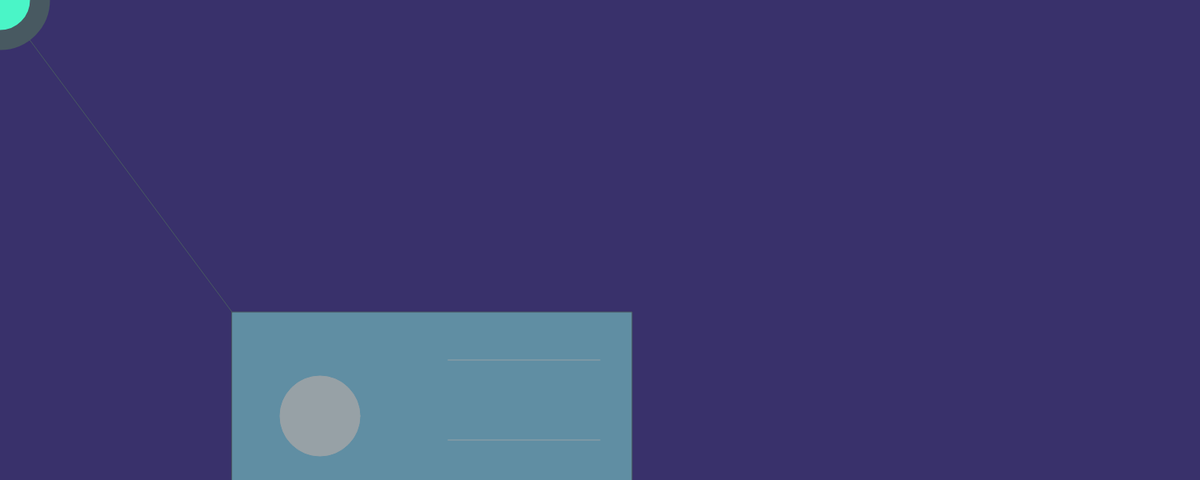
Frame 1 (no input)
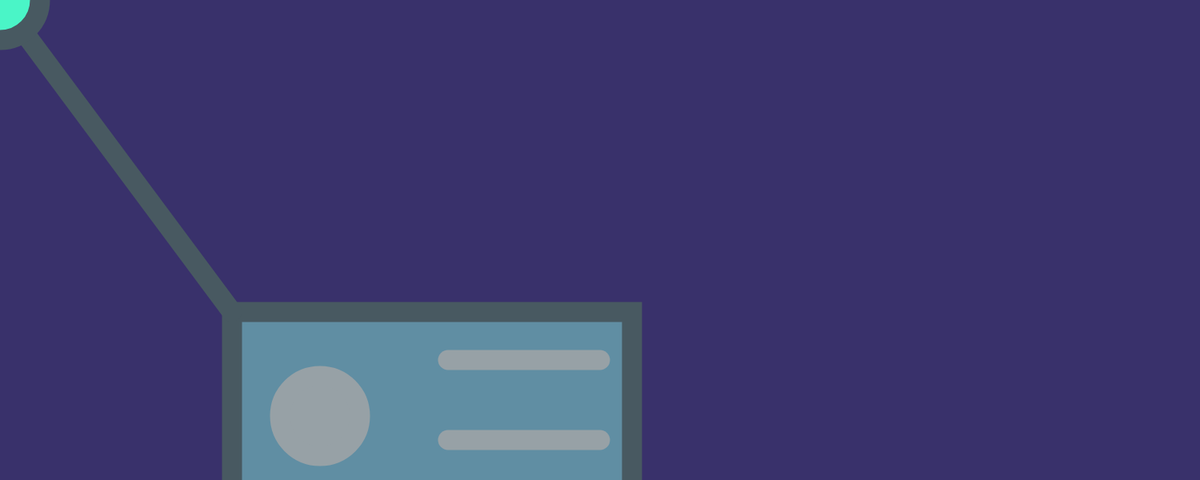
Frame 60 (no input)
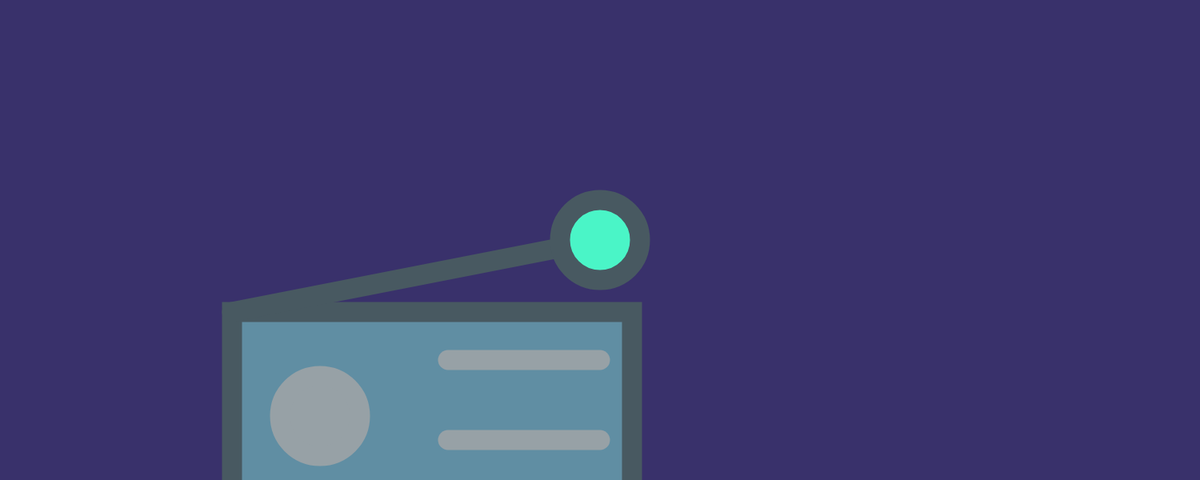
Frame 120 (the mouse pressed at the canvas centre since frame 60)

The p5.js sketch that drew these frames (run headless with seeded random() and noise() and a simulated clock; from frame 60 on, the mouse is pressed at the canvas centre):

// p5.js sketch
// ── sketch.js
var dread=1;
var damn=0

//The setup function only happens once
function setup() {
	createCanvas(1500, 600); //create a 500px X 500px canvas
}

//The draw function happens over and over again
function draw() {
  background(57, 49, 107); //an RGB color for the canvas' background
  //circle

  stroke(72, 89, 97); // an RGB color for the circle's border
  fill(96, 142, 163); // an RGB color for the inside of the circle (the last number refers to transparency (min. 0, max. 255))
  rect(290,390,500,250); // center of canvas, 20px dia

 stroke(151, 161, 166);
  fill(151, 161, 166); // an RGB color for the inside of the circle (the last number refers to transparency (min. 0, max. 255))
  ellipse(400,520,100,100); // center of canvas, 20px dia 

  line(560,450,750,450);

  line(560,550,750,550);
  stroke(72, 89, 97); 
  line(mouseX,mouseY,290,390); // center of canvas, 20px dia  
   strokeWeight(25);
     stroke(72, 89, 97); // an RGB color for the circle's border
  fill(74,245,199,255); // an RGB color for the inside of the circle (the last number refers to transparency (min. 0, max. 255))
  ellipse(mouseX,mouseY,100,100); // center of canvas, 20px dia


}

function mousePressed(){

if (dread>=255) {
	dread=0;
} else {
	dread= dread+5;
}
}


// ── animation.html
<!DOCTYPE html>
<html>
<head>
	<meta charset="utf-8">
	<meta name="viewport" content="width=device-width, initial-scale=1">
		<link rel="stylesheet" type="text/css" href="style.css">
	<title>bruh</title>
<h1>oh noooo</h1>
<br>
<iframe width="560" height="315" src="https://www.youtube.com/embed/I5pG1wbRKOg?si=QyrUjPrXMUYLM197" title="YouTube video player" frameborder="0" allow="accelerometer; autoplay; clipboard-write; encrypted-media; gyroscope; picture-in-picture; web-share" referrerpolicy="strict-origin-when-cross-origin" allowfullscreen></iframe>
<br>
<ul>
<li><a href="nuhuh.html">NO</a></li>
<li><a href="music.html">song</a></li>
<li><a href="index.html">throwing it back</a></li>
<li><a href="programing.html">codezzz</a></li>
<li><a href="final.html">end</a></li>
</ul>
</body>
</html>
// ── final.html
<!DOCTYPE html>
<html>
<head>
	<meta charset="utf-8">
	<meta name="viewport" content="width=device-width, initial-scale=1">
		<link rel="stylesheet" type="text/css" href="style.css">
	<title>finale</title>
<h1>bye bye</h1>
<br>
<ul>
<li><a href="nuhuh.html">NO</a></li>
<li><a href="music.html">song</a></li>
<li><a href="animation.html">videos</a></li>
<li><a href="programing.html">codezzz</a></li>
<li><a href="index.html">beginning</a></li>
</ul>
</html>
// ── music.html
<!DOCTYPE html>
<html>
<head>
	<meta charset="utf-8">
	<meta name="viewport" content="width=device-width, initial-scale=1">
		<link rel="stylesheet" type="text/css" href="style.css">
	<title></title>
</head>
<body>
<iframe width="100%" height="300" scrolling="no" frameborder="no" allow="autoplay" src="https://w.soundcloud.com/player/?url=https%3A//api.soundcloud.com/tracks/1627911726&color=%232c4454&auto_play=false&hide_related=false&show_comments=true&show_user=true&show_reposts=false&show_teaser=true&visual=true"></iframe><div style="font-size: 10px; color: #cccccc;line-break: anywhere;word-break: normal;overflow: hidden;white-space: nowrap;text-overflow: ellipsis; font-family: Interstate,Lucida Grande,Lucida Sans Unicode,Lucida Sans,Garuda,Verdana,Tahoma,sans-serif;font-weight: 100;"><a href="https://soundcloud.com/greg-stanovich" title="GregPa" target="_blank" style="color: #0351a3; text-decoration: none;">GregPa</a> · <a href="https://soundcloud.com/greg-stanovich/rings-around-the-sun" title="Rings Around The Sun" target="_blank" style="color: #0462c7; text-decoration: none;">Rings Around The Sun</a></div>
<br>
<ul>
<li><a href="nuhuh.html">NO</a></li>
<li><a href="index.html">no more song</a></li>
<li><a href="animation.html">videos</a></li>
<li><a href="programing.html">codezzz</a></li>
<li><a href="final.html">end</a></li>
</ul>
</body>
</html>
// ── nuhuh.html
<!DOCTYPE html>
<html>
<head>
	<meta charset="utf-8">
	<meta name="viewport" content="width=device-width, initial-scale=1">
		<link rel="stylesheet" type="text/css" href="style.css">
	<title>oh nooooooooooo</title>
</head>
<body>
<h1>kjahhhafjhaihuxhjakuhufh</h1>
<p>ankjanjabdhcuhsjxnbvjb</p>
<img src="images/disneyworld.jpg" atl="wow" width="400px"> 
<br>
<ul>
<li><a href="index.html">make up for your mistakes</a></li>
<li><a href="music.html">song</a></li>
<li><a href="animation.html">videos</a></li>
<li><a href="programing.html">codezzz</a></li>
<li><a href="final.html">end</a></li>
</ul>
</body>
</html>
// ── programing.html
<!DOCTYPE html>
<html>
<head>
	<meta charset="utf-8">
	<meta name="viewport" content="width=device-width, initial-scale=1">
		<link rel="stylesheet" type="text/css" href="style.css">
	<title>eeck!</title>
<h1>hmmmmmmm</h1>
<br>

<br>
<ul>
<li><a href="nuhuh.html">NO</a></li>
<li><a href="music.html">song</a></li>
<li><a href="animation.html">videos</a></li>
<li><a href="index.html">emoH</a></li>
<li><a href="final.html">end</a></li>
</ul>
</body>
</html>
// ── style.css
body{background-color: #8febbe;}
h1{color:#004b9c;
font-family: Arial;
font-size: 55px;
text-align: center;
background-color: #b6f2d5;
margin: 25px;
padding: 15px;}

p{ color: #0462c7;
font-family: Arial;
font-size: 25px;
margin: 1px;}

a{ text-decoration: none;
color: #0462c7;
font-family: Courier;
font-size: 35px;
margin: 1px;}
a:hover{ text-decoration: underline;
color: #5c97f7;
font-size: 36px;
font-family: Courier-Oblique;}

ul li {list-style: none;
background-color: #b6f2d5;
display: inline-block;
border-style: solid;
border-color: #80d9ae}

ul li:hover{border-style: dotted;}

img{border-style: solid;
border-width: 10px;
color: #b6f2d5;}
